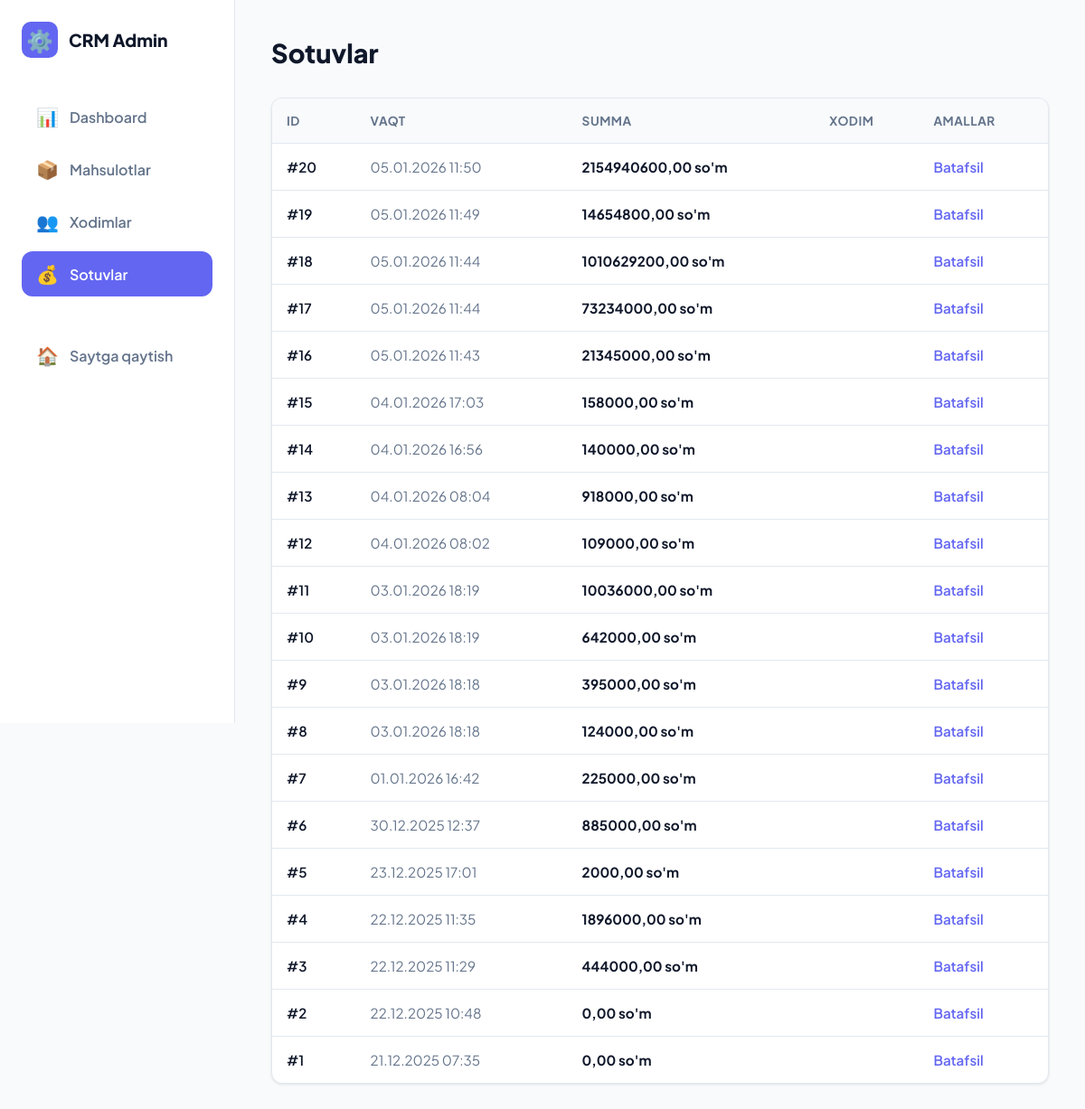
The app's page /admin-panel/sales/ (signed in), older data.
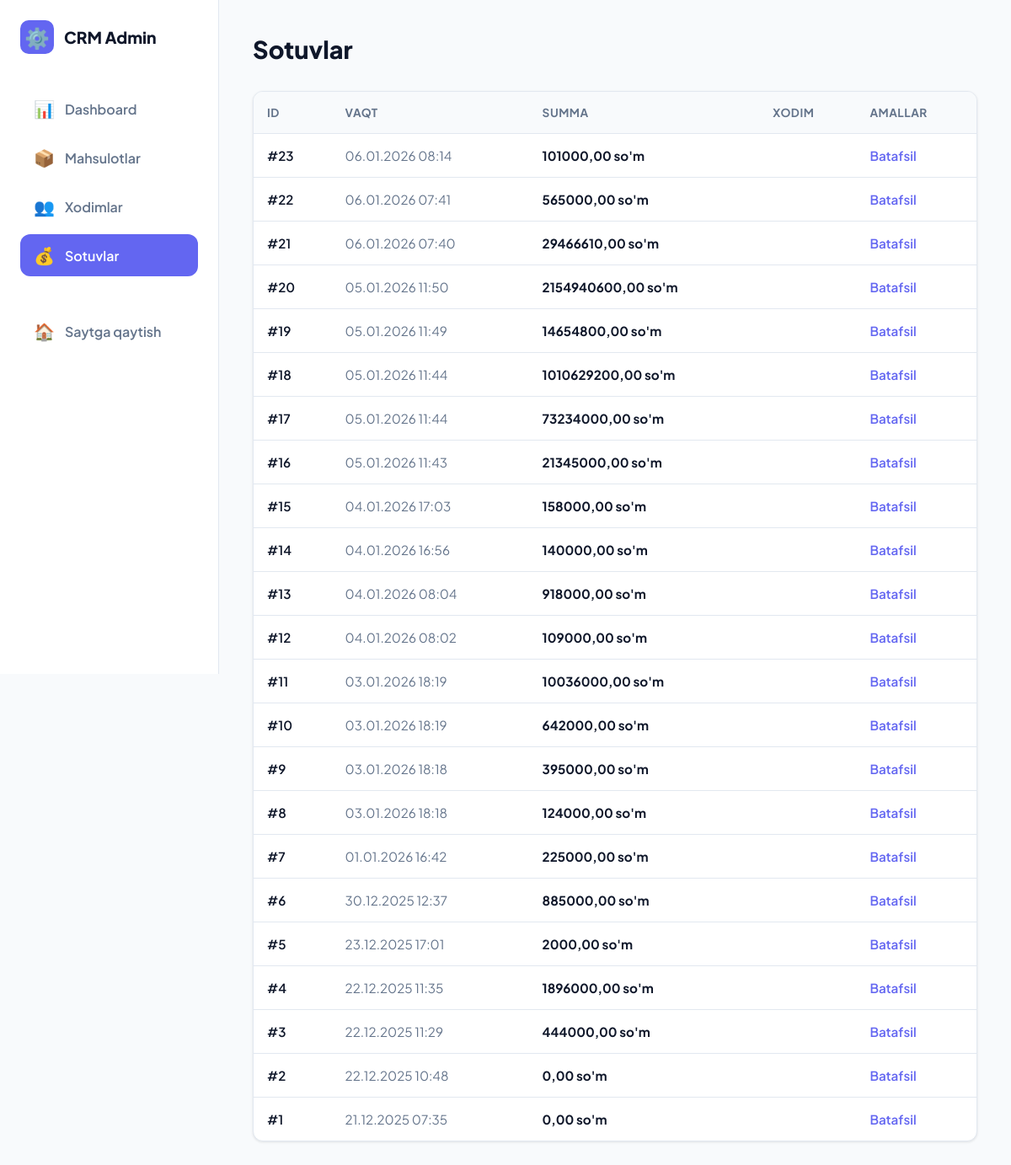
The same page, newer data.
### sotuv/models.py (models this page shows, shortened)
class Sotuv(models.Model):
    sotuvchi = models.ForeignKey(
        Hodim,
        on_delete=models.CASCADE,
        verbose_name='Sotuvchi',
        related_name='sotuvlar'
    )
    jami_summa = models.DecimalField(max_digits=12, decimal_places=2, verbose_name='Jami summa', default=0)
    izoh = models.TextField(verbose_name='Izoh', blank=True)
    yaratilgan_vaqt = models.DateTimeField(auto_now_add=True, verbose_name='Yaratilgan vaqt')
    yangilangan_vaqt = models.DateTimeField(auto_now=True, verbose_name='Yangilangan vaqt')
    class Meta:
        verbose_name = "Sotuv"
        verbose_name_plural = "Sotuvlar"
        ordering = ['-yaratilgan_vaqt']

### admin_panel/views.py (the view)
# urls.py: path('sales/', views.sales_list, name='admin_sales_list'),
@login_required
@user_passes_test(is_admin)
def sales_list(request):
    sales = Sotuv.objects.all().order_by('-yaratilgan_vaqt')
    context = {
        'sales': sales,
        'active_tab': 'sales'
    }
    return render(request, 'admin_panel/sales/list.html', context)

### admin_panel/views.py (called while the page is built)
def is_admin(user):
    return user.is_staff or user.is_superuser

### templates/admin_panel/sales/list.html (shortened to what this page needs)
{% extends "admin_panel/admin_base.html" %}
{% block page_title %}Sotuvlar{% endblock %}
{% block content %}
<div class="card">
    <div class="table-container">
        <table>
            <thead>
                <tr>
                    <th>ID</th>
                    <th>Vaqt</th>
                    <th>Summa</th>
                    <th>Xodim</th>
                    <th>Amallar</th>
                </tr>
            </thead>
            <tbody>
                {% for sale in sales %}
                <tr>
                    <td style="font-weight: 600;">#{{ sale.id }}</td>
                    <td style="color: var(--text-muted);">{{ sale.yaratilgan_vaqt|date:"d.m.Y H:i" }}</td>
                    <td style="font-weight: 700;">{{ sale.jami_summa }} so'm</td>
                    <td>{{ sale.sotuvchi.username }}</td>
                    <td>
                        <a href="{% url 'sotuv_detail' sale.id %}"
                            style="color: var(--primary); text-decoration: none; font-weight: 600;">Batafsil</a>
                    </td>
                </tr>
                {% empty %}
                <tr>
                    <td colspan="5" style="text-align: center; padding: 40px; color: var(--text-muted);">Sotuvlar mavjud
                        emas</td>
                </tr>
                {% endfor %}
            </tbody>
        </table>
    </div>
</div>
{% endblock %}

Row changes from the older to the newer data that the page shows:
added Sotuv: id "23", yaratilgan_vaqt "06.01.2026 08:14", jami_summa "101000,00"
added Sotuv: id "22", yaratilgan_vaqt "06.01.2026 07:41", jami_summa "565000,00"
added Sotuv: id "21", yaratilgan_vaqt "06.01.2026 07:40", jami_summa "29466610,00"
